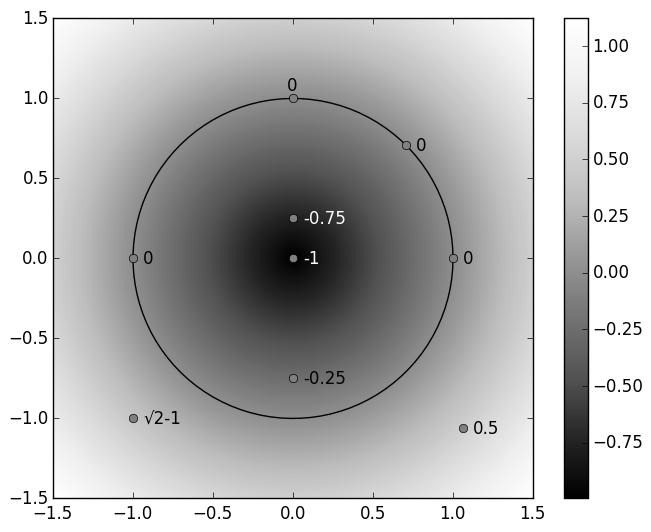

Here is the Python script that generated this plot:
# -*- coding: utf-8 -*-
from matplotlib import pyplot as plt
import numpy as np
import scipy
from scipy import misc

radius = 1
n = 512
x0 = -1.5
y0 = -1.5
x1 = +1.5
y1 = +1.5
x = np.linspace(x0, x1, n)
y = np.linspace(y0, y1, n)

X, Y = np.meshgrid(x, y)
r = np.sqrt(X*X + Y*Y) - radius

def make_circle_points(cx, cy, r, n=100):
    angle = np.linspace(0, 2*np.pi, n)
    x = cx + np.cos(angle)*r
    y = cy + np.sin(angle)*r
    return [x, y]

plt.imshow(r, cmap='Greys_r', extent=[x0, x1, y0, y1])
plt.colorbar()

x, y = make_circle_points(0, 0, radius)

plt.plot(x, y, color='black')

def mark(x, y, s, color='black', dx=0.07, dy=-0.03):
    plt.text(x+dx, y+dy, s, color=color)
    plt.plot([x], [y], 'o', color='gray')

mark(0, 0, '-1', 'white')
mark(0, 0.25, '-0.75', 'white')
mark(1, 0, '0')
mark(0, 1, '0', 'black', -0.03, 0.05)
mark(-1, 0, '0')
mark(-1, -1, '√2-1'.decode('utf-8'))
mark(np.sqrt(0.5), np.sqrt(0.5), '0')
mark(0, -0.75, '-0.25')
angle = np.pi*-0.25
mark(np.cos(angle)*1.5, np.sin(angle)*1.5, '0.5')

#plt.show()
plt.savefig("sdf.png", bbox_inches="tight")

"""
fig = plt.figure()

ax = fig.add_subplot(1, 1, 1)
ax.set_xlim(-1.5, 1.5)
ax.set_ylim(-1.5, 1.5)
ax.set_aspect(1)

x, y = make_circle_points(0, 0, 1)

ax.plot(x, y, color='black')

def mark(x, y, s, dx=0.07, dy=-0.03):
    ax.text(x+dx, y+dy, s)
    ax.plot([x], [y], 'o', color='gray')

mark(1, 0, '0')
mark(0, 0, '-1')
mark(0, 1, '0', -0.03, 0.05)
mark(-1, 0, '0')
mark(-1, -1, '√2'.decode('utf-8'))
mark(np.sqrt(0.5), -np.sqrt(0.5), '1')
mark(0, -0.5, '-0.5'.decode('utf-8'))

plt.show()
"""
